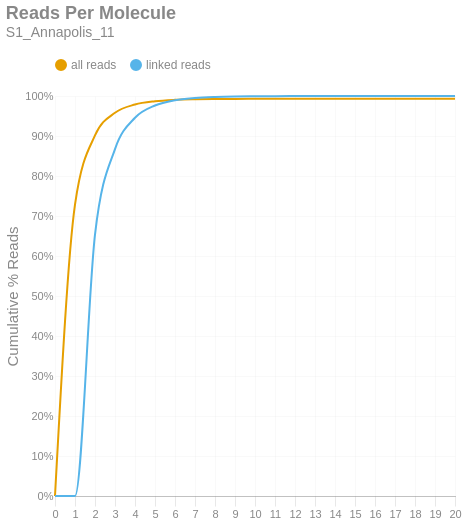

This figure's notebook cell:
### Markdown cell above
### Reads per Molecule
This chart shows the cumulative distribution of the number of reads per linked molecule. That is, how many alignments are associated with a unique molecule. This excludes the number of reads associated with invalid or absent linked-read barcodes. The `linked` histogram is the percentages recalculated when disregarding singletons.

### Code cell
if SKIPLR:
    print_html(f"Skipped")
else:
    counts = np.bincount(valids['reads'].cast(pl.Int64).to_numpy())
    weighted = counts * np.arange(len(counts))
    all_perc = weighted / n_reads
    linked_perc = weighted / n_linked_reads
    linked_perc[1] = 0
    binned_df = pl.DataFrame({
        'readsper': list(range(len(counts))),
        'all reads (cumsum)': np.cumsum(all_perc).tolist(),
        'linked reads (cumsum)': np.cumsum(linked_perc).tolist(),
    })

    with SafeRender(binned_df):
        (
            density_plot(binned_df, 'Reads Per Molecule', samplename, 'readspmol')
            .encode(
                x=alt.X('readsper:O', title=None).axis(labelAngle=0).scale(padding=0),
                y=alt.Y('value:Q', title='Cumulative % Reads').axis(format='%').stack(False),
                color=alt.Color("key:N").scale(domain=["all reads", "linked reads"]),
                tooltip=[
                    alt.Tooltip("key:N", title="Data Type"),
                    alt.Tooltip("readsper:O", title="Reads Per Molecule"),
                    alt.Tooltip("value:Q", format=".2%", title="% Reads (Cum.)")
                ]            
            )
        ).display()

### Figure 1 — Vega-Lite specification as saved in the notebook (floating-point values rounded to 4 significant figures)
{"width": "container", "height": 400, "config": {"title": {"anchor": "start", "dy": -15, "fontSize": 18, "color": "#888888", "subtitleColor": "#888888", "subtitleFontSize": 14}, "arc": {"fill": "#0072B2"}, "axis": {"domainColor": "#888888", "domainWidth": 0.5, "gridWidth": 0.2, "grid": false, "titleFontWeight": 400, "titleFontSize": 15, "labelFontSize": 11, "labelColor": "#888888", "tickColor": "#888888", "tickWidth": 0.2, "titleColor": "#888888"}, "axisBand": {"grid": false}, "axisX": {"grid": true, "tickSize": 10, "domainCap": "round"}, "axisY": {"domain": false, "grid": true, "tickSize": 0, "domainCap": "round"}, "background": "transparent", "header": {"labelFontSize": 15, "labelColor": "#888888", "titleFontSize": 15, "titleFontWeight": 600, "titleColor": "#888888"}, "legend": {"labelFont": "sans-serif", "labelFontSize": 12, "labelColor": "#888888", "symbolSize": 100, "symbolType": "circle", "titleFontSize": 12, "titlePadding": 10, "titleColor": "#888888", "title": null, "orient": "top"}, "range": {"category": ["#E69F00", "#56B4E9", "#009E73", "#F0E442", "#0072B2", "#D55E00", "#CC79A7", "#000000"], "diverging": ["#cfe8f3", "#a2d4ec", "#73bfe2", "#46abdb", "#1696d2", "#12719e"]}, "area": {"fill": "#0072B2", "fillOpacity": 0.7, "line": true, "strokeOpacity": 0.7}, "line": {"color": "#0072B2", "stroke": "#0072B2", "strokeWidth": 2}, "trail": {"color": "#0072B2", "stroke": "#0072B2", "strokeWidth": 0, "size": 1}, "point": {"filled": true, "fillOpacity": 1.0, "size": 95}, "text": {"color": "#888888", "fontSize": 11, "align": "right", "fontWeight": 400, "size": 11}, "bar": {"fill": "#0072B2", "stroke": null}, "view": {"stroke": null, "continuousWidth": 660, "continuousHeight": 400}}, "data": {"name": "data-701c3f3066dc824bbcac584e8306519c"}, "mark": {"type": "line", "interpolate": "monotone", "point": {"opacity": 0, "size": 275}}, "encoding": {"color": {"field": "key", "scale": {"domain": ["all reads", "linked reads"]}, "type": "nominal"}, "tooltip": [{"field": "key", "title": "Data Type", "type": "nominal"}, {"field": "readsper", "title": "Reads Per Molecule", "type": "ordinal"}, {"field": "value", "format": ".2%", "title": "% Reads (Cum.)", "type": "quantitative"}], "x": {"axis": {"labelAngle": 0}, "field": "readsper", "scale": {"padding": 0}, "title": null, "type": "ordinal"}, "y": {"axis": {"format": "%"}, "field": "value", "stack": false, "title": "Cumulative % Reads", "type": "quantitative"}}, "params": [{"name": "param_c36ac31b6afebe62", "select": {"type": "point", "fields": ["key"]}, "bind": "legend"}], "title": {"text": "Reads Per Molecule", "subtitle": "S1_Annapolis_11"}, "transform": [{"fold": ["all reads (cumsum)", "linked reads (cumsum)"]}, {"calculate": "replace(datum.key, ' (cumsum)', '')", "as": "key"}, {"filter": {"param": "param_c36ac31b6afebe62"}}], "usermeta": {"embedOptions": {"downloadFileName": "S1_Annapolis_11.readspmol"}}, "$schema": "https://vega.github.io/schema/vega-lite/v6.1.0.json", "datasets": {"data-701c3f3066dc824bbcac584e8306519c": [{"readsper": 0, "all reads (cumsum)": 0.0, "linked reads (cumsum)": 0.0}, {"readsper": 1, "all reads (cumsum)": 0.7285, "linked reads (cumsum)": 0.0}, {"readsper": 2, "all reads (cumsum)": 0.9014, "linked reads (cumsum)": 0.6534}, {"readsper": 3, "all reads (cumsum)": 0.958, "linked reads (cumsum)": 0.8673}, {"readsper": 4, "all reads (cumsum)": 0.9787, "linked reads (cumsum)": 0.9455}, {"readsper": 5, "all reads (cumsum)": 0.9868, "linked reads (cumsum)": 0.9763}, {"readsper": 6, "all reads (cumsum)": 0.9903, "linked reads (cumsum)": 0.9895}, {"readsper": 7, "all reads (cumsum)": 0.9918, "linked reads (cumsum)": 0.9949}, {"readsper": 8, "all reads (cumsum)": 0.9924, "linked reads (cumsum)": 0.9974}, {"readsper": 9, "all reads (cumsum)": 0.9928, "linked reads (cumsum)": 0.9987}, {"readsper": 10, "all reads (cumsum)": 0.9929, "linked reads (cumsum)": 0.9993}, {"readsper": 11, "all reads (cumsum)": 0.993, "linked reads (cumsum)": 0.9996}, {"readsper": 12, "all reads (cumsum)": 0.9931, "linked reads (cumsum)": 0.9998}, {"readsper": 13, "all reads (cumsum)": 0.9931, "linked reads (cumsum)": 0.9999}, {"readsper": 14, "all reads (cumsum)": 0.9931, "linked reads (cumsum)": 0.9999}, {"readsper": 15, "all reads (cumsum)": 0.9931, "linked reads (cumsum)": 1.0}, {"readsper": 16, "all reads (cumsum)": 0.9931, "linked reads (cumsum)": 1.0}, {"readsper": 17, "all reads (cumsum)": 0.9931, "linked reads (cumsum)": 1.0}, {"readsper": 18, "all reads (cumsum)": 0.9931, "linked reads (cumsum)": 1.0}, {"readsper": 19, "all reads (cumsum)": 0.9931, "linked reads (cumsum)": 1.0}, {"readsper": 20, "all reads (cumsum)": 0.9931, "linked reads (cumsum)": 1.0}]}}
